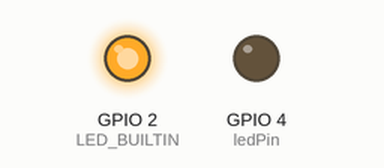
Recording of a sketch running on a simulated ESP8266 (NodeMCU). On the bench: output pins drawn as LEDs (lit = HIGH, except the on-board LED, lit = LOW). WiFi joins after 1.5 s; servers stay silent unless stated; what the sketch prints to the serial monitor is not drawn.

Above: at 0.1 s.
At 2.0 s:
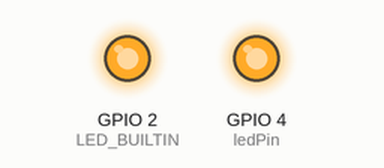
Timing chart, 0 to 3.5 s (numbered marks = the images above):
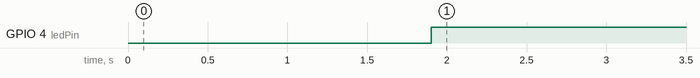

Measured:
- by itself, GPIO 4 (ledPin): LOW → HIGH at 1.9 s

The sketch:

ESP_TURN_LED_ON_OFF_WIFI.ino
```cpp
#include <ESP8266WiFi.h>
#include <ESP8266HTTPClient.h>

// Resources to start with
// https://www.silabs.com/developers/usb-to-uart-bridge-vcp-drivers
// https://www.youtube.com/watch?v=p06NNRq5NTU&app=desktop
// https://randomnerdtutorials.com/esp32-http-get-post-arduino/#http-post

// Replace with your network
const char* ssid     = "wifi_network_name";
const char* password = "wifi_network_password";
const char* url = "web server"; // you can use the ESP to make your own web server or you can connect it to another web server for more functionality

int ledPin = 4;

void setup() {
  Serial.begin(115200);
  // Initialize the output variables as outputs

  pinMode(LED_BUILTIN, OUTPUT);
  pinMode(ledPin, OUTPUT);
  digitalWrite(LED_BUILTIN, LOW);
  digitalWrite(ledPin, LOW);

  // Connect to Wi-Fi network with SSID and password
  Serial.print("Connecting to ");
  Serial.println(ssid);
  WiFi.begin(ssid, password);
  while (WiFi.status() != WL_CONNECTED) {
    delay(500);
    Serial.print(".");
  }
  // Print local IP address and start web server
  Serial.println("");
  Serial.println("WiFi connected.");
  Serial.println("IP address: ");
  Serial.println(WiFi.localIP());
}

void loop(){
  WiFiClientSecure client;
  HTTPClient http;

  client.setInsecure(); //enables https connection
  client.connect(url, 443);

  http.begin(client, url);

  String data;

  // send an http get request from the webserver in order to retrive LED status

  if (http.GET() > 0){
    data = http.getString();
    Serial.println(data);
    http.end();
  }

  if (data.indexOf("off")>-1){       // idk why LED high command is backwards on INBUILT LED
    digitalWrite(LED_BUILTIN, HIGH);
    digitalWrite(ledPin, LOW);
    }
  else {
    digitalWrite(LED_BUILTIN, LOW);
    digitalWrite(ledPin, HIGH);
  }

  delay(50);
}
```
